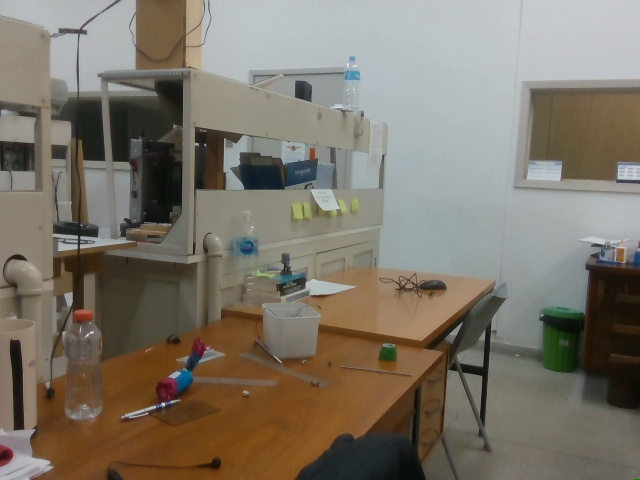
#> input picture Semantic_segmentation/1_rgb.jpg, 640 x 480 px; its folder holds 4 pictures in this run
$ python show_mask.py
#> lines starting #> are read from the running program, lines starting #| are printed output that depends on the picture; pictures that were not available may be replaced by others from this repository, and a replacement may not be noted
import open3d as o3d
import numpy as np
import matplotlib.pyplot as plt
import cv2
import random

n = 0


def open_pointCloud_from_files(n = 1, folder="images_a_gazebo", end_color = "_rgb.png", end_depth="_depth.png", meters_trunc = 6, showImages = True):
	depth_scale=1/1000
	color_raw = o3d.io.read_image(folder+"/"+str(n)+end_color)
	depth_raw = o3d.io.read_image(folder+"/"+str(n)+end_depth)

	rgbd_image = o3d.geometry.RGBDImage.create_from_color_and_depth(color_raw, depth_raw, depth_scale=1/depth_scale, depth_trunc=meters_trunc, convert_rgb_to_intensity=False)
	print(rgbd_image)


	if(showImages):
		plt.subplot(1, 2, 1)
		plt.title('Redwood grayscale image')
		plt.imshow(rgbd_image.color)
		plt.subplot(1, 2, 2)
		plt.title('Redwood depth image')
		plt.imshow(rgbd_image.depth)
		plt.show()

	pcd = o3d.geometry.PointCloud.create_from_rgbd_image(rgbd_image,o3d.camera.PinholeCameraIntrinsic(o3d.camera.PinholeCameraIntrinsicParameters.PrimeSenseDefault))
	# Flip it, otherwise the pointcloud will be upside down
	pcd.transform([[1, 0, 0, 0], [0, -1, 0, 0], [0, 0, -1, 0], [0, 0, 0, 1]])
	return pcd


def open_pointCloud_from_rgb_and_depth(color_raw, depth_raw, meters_trunc=5, showImages = True):
	depth_scale=1/1000

	rgbd_image = o3d.geometry.RGBDImage.create_from_color_and_depth(color_raw, depth_raw, depth_scale=1/depth_scale, depth_trunc=meters_trunc, convert_rgb_to_intensity=False)

	if(showImages):
		plt.subplot(1, 2, 1)
		plt.title('Redwood grayscale image')
		plt.imshow(rgbd_image.color)
		plt.subplot(1, 2, 2)
		plt.title('Redwood depth image')
		plt.imshow(rgbd_image.depth)
		plt.show()

	pcd = o3d.geometry.PointCloud.create_from_rgbd_image(rgbd_image,o3d.camera.PinholeCameraIntrinsic(o3d.camera.PinholeCameraIntrinsicParameters.PrimeSenseDefault))
	# Flip it, otherwise the pointcloud will be upside down
	pcd.transform([[1, 0, 0, 0], [0, -1, 0, 0], [0, 0, -1, 0], [0, 0, 0, 1]])
	return pcd


def display_inlier_outlier(cloud, ind):
    inlier_cloud = cloud.select_by_index(ind)
    outlier_cloud = cloud.select_by_index(ind, invert=True)

    print("Showing outliers (red) and inliers (gray): ")
    outlier_cloud.paint_uniform_color([1, 0, 0])
    inlier_cloud.paint_uniform_color([0.8, 0.8, 0.8])
    o3d.visualization.draw_geometries([inlier_cloud, outlier_cloud])


# [7 lines of commented-out code are left out]


useGazebo = False
nImages = 5
while(n < nImages):
		n = n+1


		color_raw = cv2.imread(str(n)+"_rgb.jpg",cv2.COLOR_RGB2BGR)
#> color_raw is the input picture: shape (480, 640, 3); mean B, G, R 105.3, 117.1, 124.5
		depth_raw = cv2.imread(str(n)+"_depth.png",cv2.IMREAD_UNCHANGED)
		mask = cv2.imread(str(n)+"_mask.png",cv2.IMREAD_UNCHANGED)
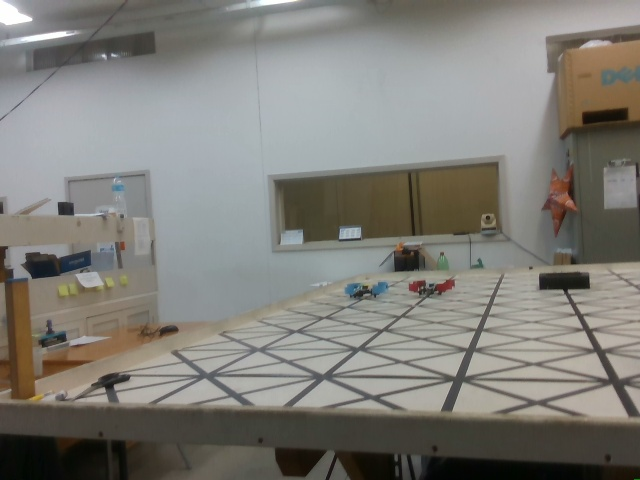
#> input picture Semantic_segmentation/2_rgb.jpg, 640 x 480 px, given in place of 1_mask.png, which was not available
#> mask is the input picture: shape (480, 640, 3); mean B, G, R 120, 125.8, 127.3


		#mask = np.expand_dims(mask, 2)
		#mask_3c = np.append(mask, mask, 2)
		#mask_3c = np.append(mask_3c, mask, 2)

		masked = np.multiply(depth_raw, mask)
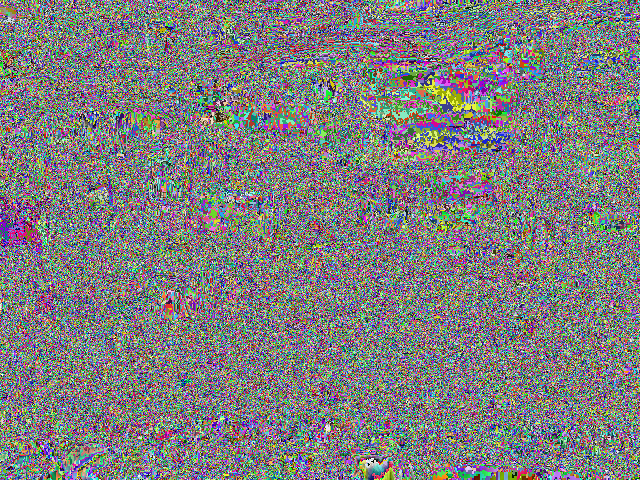
#> masked: shape (480, 640, 3); mean B, G, R 126.1, 125.8, 126.1

		print(color_raw.shape)
#| (480, 640, 3)


		plt.subplot(1, 3, 1)
		plt.title('Color')
		plt.imshow(color_raw)
		plt.subplot(1, 3, 2)
		plt.title('Depth')
		plt.imshow(depth_raw)
		plt.subplot(1, 3, 3)
		plt.title('Mask')
		plt.imshow(masked)
		plt.show()
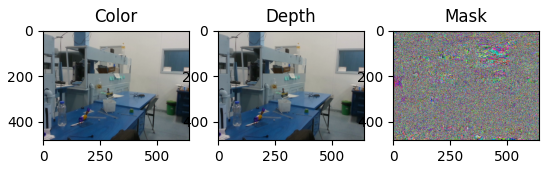
#> figure drawn by matplotlib, 3 panels; B, G, R data is drawn as R, G, B


		rgb_im = o3d.geometry.Image(color_raw)
		depth_im = o3d.geometry.Image(depth_raw)
		mask_im = o3d.geometry.Image(masked)


		pcd = open_pointCloud_from_rgb_and_depth(rgb_im, depth_im, meters_trunc=6, showImages=False)
		o3d.visualization.draw_geometries([pcd])


		pcd = open_pointCloud_from_rgb_and_depth(rgb_im, mask_im, meters_trunc=6, showImages=False)
		o3d.visualization.draw_geometries([pcd])


		# [53 lines of commented-out code are left out]
